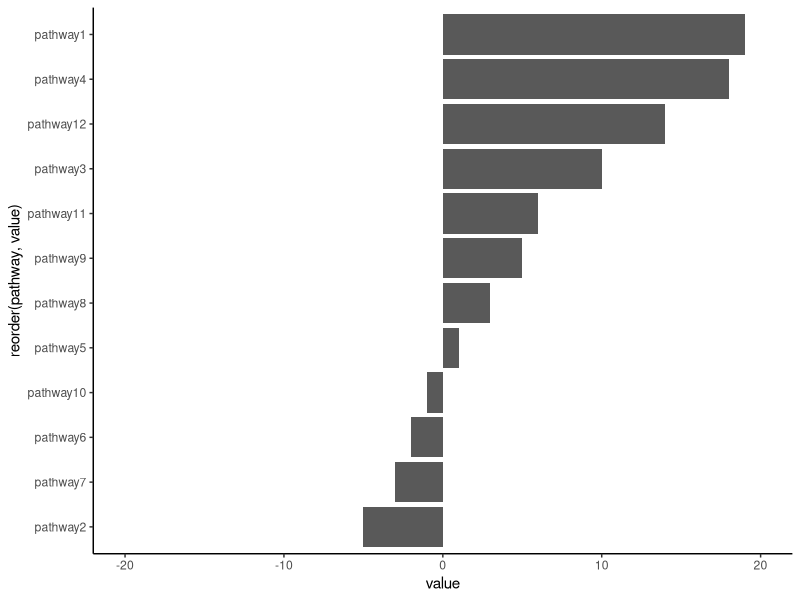
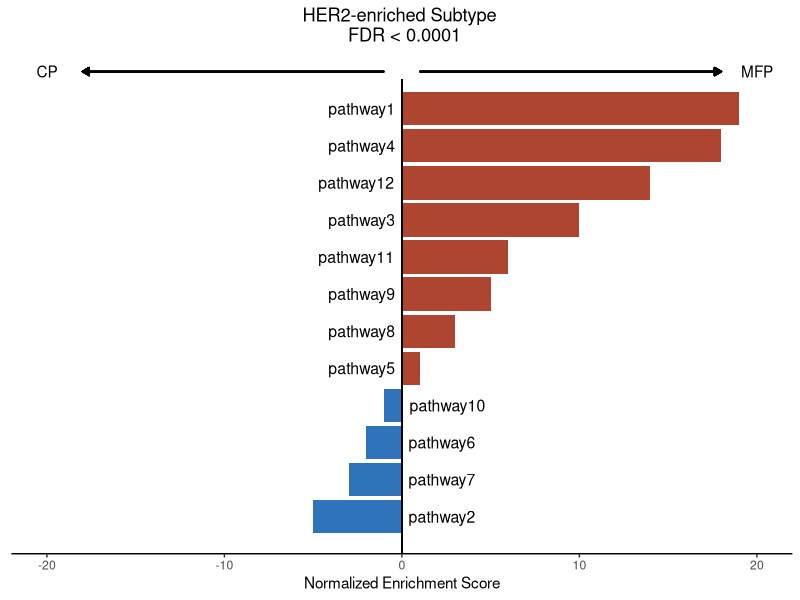
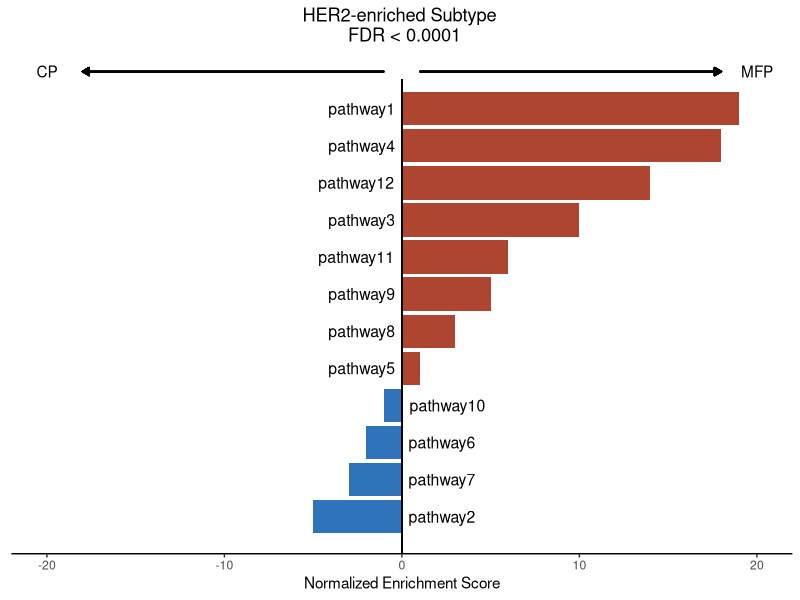

Reproduce these figures in R, in order.
# =============================================================================
# 双向柱状图
# organized：线性脚本 + 中文分节；路径相对本条目目录
# =============================================================================
# =============================================================================

script_dir <- tryCatch(
  dirname(normalizePath(sys.frame(1)$ofile)),
  error = function(e) {
    args <- commandArgs(trailingOnly = FALSE)
    file_arg <- grep("^--file=", args, value = TRUE)
    if (length(file_arg)) dirname(normalizePath(sub("^--file=", "", file_arg))) else normalizePath(getwd())
  }
)
root <- if (basename(script_dir) == "code") dirname(script_dir) else script_dir
out_dir <- file.path(root, "output", "figures")
dir.create(out_dir, recursive = TRUE, showWarnings = FALSE)

suppressPackageStartupMessages({
  library(ggplot2)
  library(dplyr)
  library(tidyr)
  library(readr)
  library(tibble)
  library(stringr)
  library(forcats)
})

# 构造数据：
data <- data.frame("value" = sample(-5:20, 12))

data$pathway <- paste0("pathway",1:12)

# 初步绘图：
ggplot(data)+
  geom_col(aes(reorder(pathway, value), value))+
  theme_classic()+
  ylim(-20,20)+
  coord_flip()

# 添加颜色，调整主题：
# 设置颜色变量：
color <- rep("#ae4531", 12)
color[which(data$value < 0)] <- "#2f73bb"

data$color <- color


# 最终绘图代码：
ggplot(data)+
  geom_col(aes(reorder(pathway, value), value, fill = color))+
  scale_fill_manual(values = c("#2f73bb","#ae4531"))+
  # 加一条竖线：
  geom_segment(aes(y = 0, yend = 0,x = 0, xend = 12.8))+
  theme_classic()+
  ylim(-20,20)+
  coord_flip()+
  # 调整主题：
  theme(
    # 去除图例：
    legend.position = "none",
    # 标题居中：
    plot.title = element_text(hjust = 0.5),
    axis.line.y = element_blank(),
    axis.title.y = element_blank(),
    axis.ticks.y = element_blank(),
    axis.text.y = element_blank(),
  )+
  ylab("Normalized Enrichment Score")+
  # 添加label：
  geom_text(data=data[which(data$value > 0), ],aes(x = pathway, y = 0, label = pathway), 
            hjust = 1.1, size = 4)+
  geom_text(data=data[which(data$value < 0), ],aes(x = pathway, y = 0, label = pathway), 
            hjust = -0.1, size = 4)+
  ggtitle("HER2-enriched Subtype \n FDR < 0.0001")+
  scale_x_discrete(expand=expansion(add=c(0,1.5)))+
  # 添加箭头注释：
  geom_segment(aes(y = -1, yend = -18,x = 13, xend = 13),
               arrow = arrow(length = unit(0.2, "cm"), type="closed"), 
               size = 0.5)+
  geom_segment(aes(y = 1, yend = 18,x = 13, xend = 13),
               arrow = arrow(length = unit(0.2, "cm"), type="closed"), 
               size = 0.5)+
  annotate("text", x = 13, y = -20, label = "CP")+
  annotate("text", x = 13, y = 20, label = "MFP")

ggsave(file.path(out_dir, "barplot.pdf"), height = 7, width = 7)
